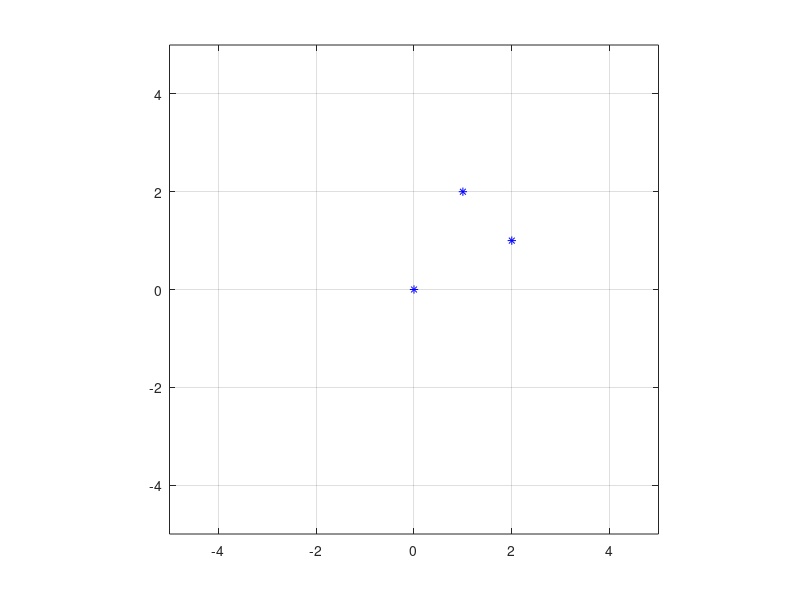

The MATLAB source for this figure:
% just thinking...

close all; clear all; clc;



P = [10 0; 0 10];

C = [1 0; 0 1];

Q = [1 0; 0 1];


figure(1)
% plot_ellip([0 0], P, 1)
plot(0, 0, '*b')
axis([-5 5 -5 5])
axis equal
grid
hold on

pause(1)

P = P - P * C' * inv(C * P * C' + Q) * C * P

% plot_ellip([1 2], P, 1)
plot(1, 2, '*b')


pause(1)
P = P - P * C' * inv(C * P * C' + Q) * C * P
% plot_ellip([2 1], P, 1)
plot(2, 1, '*b')


% dim = 2;
% chi = 1;
% beta = log(5);
% plotting = true;
% 
% nbr_observations = 8;
% 
% capability_mean = zeros(dim, 1);
% capability_cov = eye(dim);
% 
% 
% observations = 10 * rand(dim, nbr_observations) - 5.0;
% 
% S = 1;
% 
% for i = 1:length(observations)
%     
%     capability_mean(:, i + 1) = (1/S) * (observations(:, i) + exp(-beta) * capability_mean(:, i));
%     S = S + exp(-beta) * S;
%    
% 
%     if plotting
%         plot(capability_mean(1,i), capability_mean(2,i), 'b*')
%         hold on
%         axis([-5 5 -5 5])
%         grid on
%         pause(0.5)
%         plot(observations(1,1:i), observations(2,1:i), 'g*')
%         pause(0.5)
%     end    
%     
%     
% end





% obs1 = [1.5; 1.0];
% 
% S = 1 + exp(-beta);
% 
% capability_mean = obs1/S;
% 
% plot(capability_mean(1), capability_mean(2), '*')



% if dim == 2
%     plot_ellip(capability_mean, capability_cov, chi)
% end





% mu = [1; 1];
% t = linspace(-.99, 0.99, 10);
% 
% for i = 1:length(t)
%     sigma = [1 t(i); t(i) 1];
%     chi = 1;
% 
%     clf
%     plot_ellip(mu, sigma, chi)
%     pause(0.1)
% end